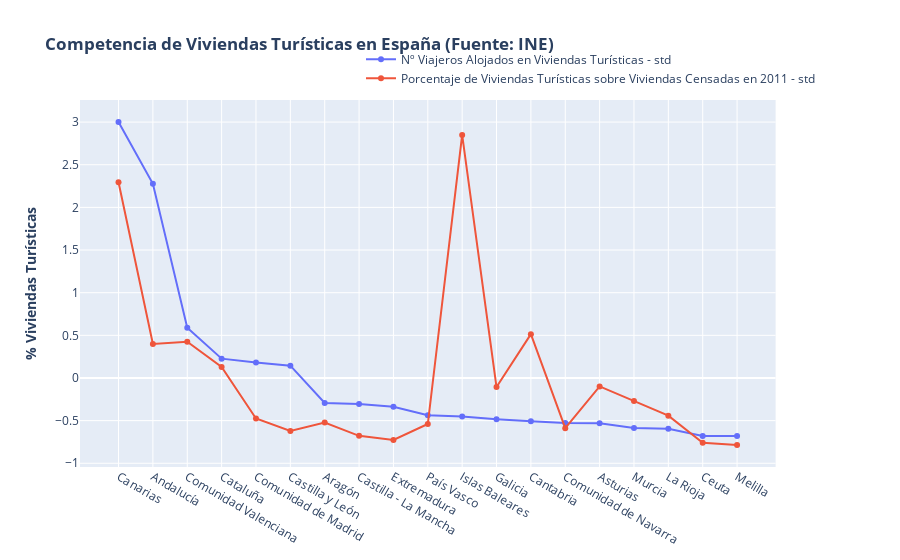

Here is the notebook cell this chart was saved with:
### Markdown cell above
El gráfico con los datos estandarizados

### Code cell
import plotly.graph_objects as go
from plotly.subplots import make_subplots

# Create figure with secondary y-axis
fig_02 = make_subplots(specs=[[{"secondary_y": True}]])

# Add traces
fig_02.add_trace(
    go.Line(x=ine_merged["Comunidad"], y=ine_merged["Total_Viajeros_std"], 
           name="Nº Viajeros Alojados en Viviendas Turísticas - std"),
    secondary_y=False,
)

fig_02.add_trace(
    go.Line(x=ine_merged["Comunidad"], y=ine_merged["Porcentaje viviendas turísticas_std"], 
            name="Porcentaje de Viviendas Turísticas sobre Viviendas Censadas en 2011 - std"),
    secondary_y=False,
)

# # Add annotations to all data points of y=ine_merged2["Num_viviendas_turisticas"]
# for i, yval in enumerate(ine_merged["Total_Viajeros"]):
#     fig.add_annotation(x=ine_merged["Comunidad"][i], y=yval,
#                        text=str(yval),
#                        showarrow=False,
#                        yshift=10)

# Add figure title and legend
fig_02.update_layout(
    title_text="<b>Competencia de Viviendas Turísticas en España (Fuente: INE)</b>",
    legend=dict(
        yanchor="bottom",
        y=1.02,
        xanchor="right",
        x=1
    )
)

# Set x-axis title
fig_2.update_xaxes(title_text="<b>Comunidades Autónomas</b>")

# Set y-axes titles
fig_02.update_yaxes(title_text="<b>Nº Viajeros</b>", secondary_y=False)
fig_02.update_yaxes(title_text="<b>% Viviendas Turísticas</b>", secondary_y=False)

fig_02.show()

### Figure 1 — Plotly figure (JSON) as saved in the notebook; plotly's stock layout.template omitted (floating-point values rounded to 4 significant figures)
{"data": [{"name": "Nº Viajeros Alojados en Viviendas Turísticas - std", "type": "scatter", "x": ["Canarias", "Andalucía", "Comunidad Valenciana", "Cataluña", "Comunidad de Madrid", "Castilla y León", "Aragón", "Castilla - La Mancha", "Extremadura", "País Vasco", "Islas Baleares", "Galicia", "Cantabria", "Comunidad de Navarra", "Asturias", "Murcia", "La Rioja", "Ceuta", "Melilla"], "xaxis": "x", "y": [3.0, 2.277, 0.5883, 0.2269, 0.1814, 0.1445, -0.2933, -0.304, -0.3365, -0.4375, -0.4522, -0.4842, -0.5069, -0.5266, -0.5319, -0.587, -0.5953, -0.6812, -0.6812], "yaxis": "y"}, {"name": "Porcentaje de Viviendas Turísticas sobre Viviendas Censadas en 2011 - std", "type": "scatter", "x": ["Canarias", "Andalucía", "Comunidad Valenciana", "Cataluña", "Comunidad de Madrid", "Castilla y León", "Aragón", "Castilla - La Mancha", "Extremadura", "País Vasco", "Islas Baleares", "Galicia", "Cantabria", "Comunidad de Navarra", "Asturias", "Murcia", "La Rioja", "Ceuta", "Melilla"], "xaxis": "x", "y": [2.295, 0.3998, 0.4243, 0.1302, -0.4741, -0.6211, -0.5231, -0.6783, -0.7273, -0.5395, 2.85, -0.1066, 0.5141, -0.5885, -0.09843, -0.2699, -0.4415, -0.76, -0.7845], "yaxis": "y"}], "layout": {"legend": {"x": 1, "xanchor": "right", "y": 1.02, "yanchor": "bottom"}, "title": {"text": "<b>Competencia de Viviendas Turísticas en España (Fuente: INE)</b>"}, "xaxis": {"anchor": "y", "domain": [0, 0.94]}, "yaxis": {"anchor": "x", "domain": [0, 1], "title": {"text": "<b>% Viviendas Turísticas</b>"}}, "yaxis2": {"anchor": "x", "overlaying": "y", "side": "right"}}}
